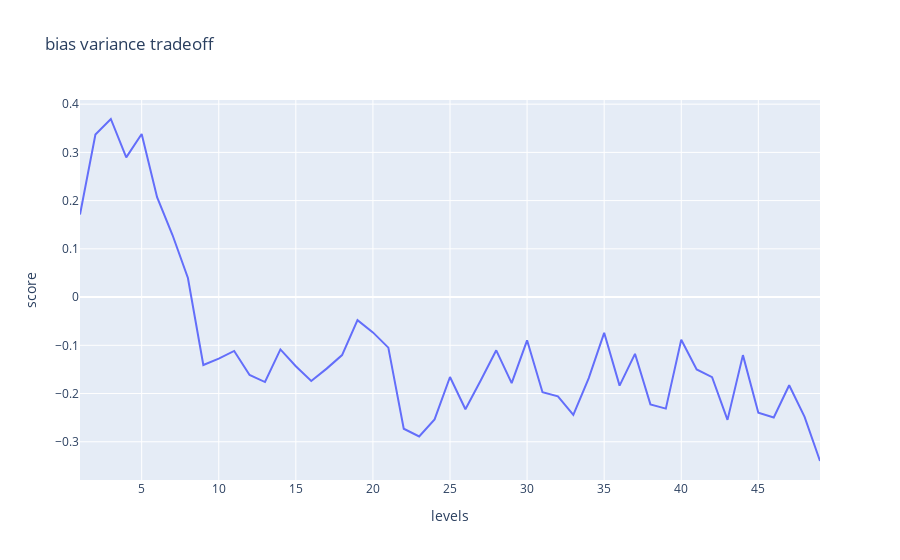

Write notebook code for a chart like this one.
### Code cell
import plotly.graph_objects as go
scatter = go.Scatter(x = levels, y = scores)
layout = go.Layout(title = 'bias variance tradeoff', xaxis=dict(title = 'levels'), yaxis=dict(title = 'score'))
go.Figure(data = [scatter], layout = layout)

### Figure 1 — Plotly figure (JSON) as saved in the notebook; plotly's stock layout.template omitted (floating-point values rounded to 4 significant figures)
{"data": [{"type": "scatter", "x": [1, 2, 3, 4, 5, 6, 7, 8, 9, 10, 11, 12, 13, 14, 15, 16, 17, 18, 19, 20, 21, 22, 23, 24, 25, 26, 27, 28, 29, 30, 31, 32, 33, 34, 35, 36, 37, 38, 39, 40, 41, 42, 43, 44, 45, 46, 47, 48, 49], "y": [0.171, 0.3369, 0.3692, 0.2897, 0.3383, 0.2072, 0.1287, 0.03952, -0.1409, -0.1277, -0.1117, -0.1616, -0.1762, -0.1086, -0.1434, -0.174, -0.1483, -0.1202, -0.04793, -0.07326, -0.1048, -0.273, -0.289, -0.2537, -0.1657, -0.2325, -0.1724, -0.1104, -0.1784, -0.08961, -0.1972, -0.2059, -0.2442, -0.1679, -0.07411, -0.1836, -0.1177, -0.2225, -0.2313, -0.08853, -0.1502, -0.166, -0.2546, -0.1204, -0.2398, -0.2498, -0.1829, -0.2485, -0.3399]}], "layout": {"autosize": true, "title": {"text": "bias variance tradeoff"}, "xaxis": {"autorange": true, "range": [1, 49], "title": {"text": "levels"}, "type": "linear"}, "yaxis": {"autorange": true, "range": [-0.3793, 0.4086], "title": {"text": "score"}, "type": "linear"}}}
